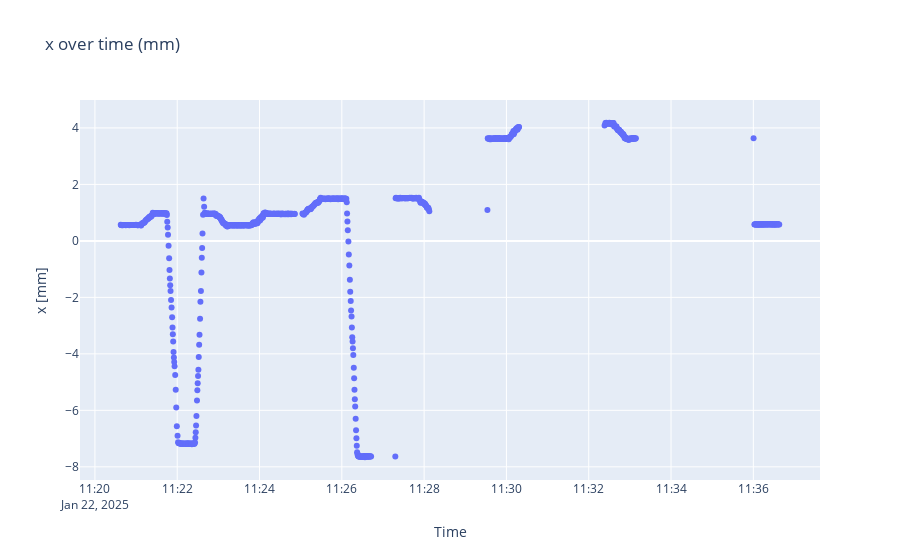
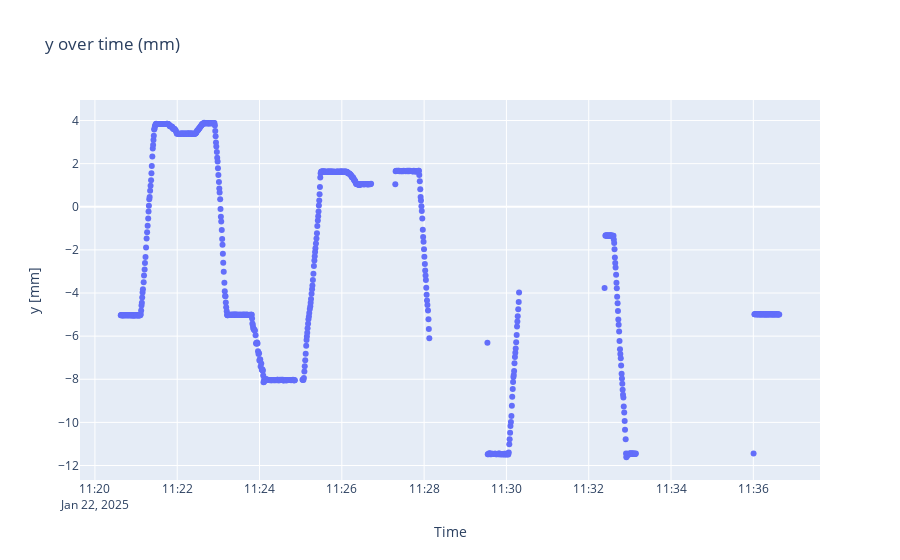
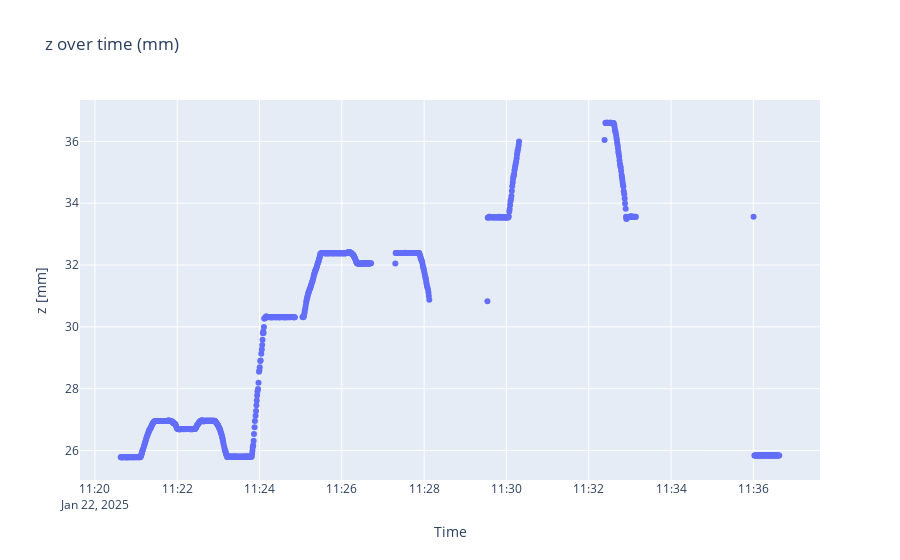

Write notebook code for charts like these, in order.
### Code cell
locplots(locpred, timestamps)

### Figure 1 — Plotly figure (JSON) as saved in the notebook; plotly's stock layout.template omitted (floating-point values rounded to 4 significant figures; data arrays with more than 128 entries replaced by an {"elided": "..."} marker saying what was removed)
{"data": [{"mode": "markers", "type": "scatter", "x": {"elided": "881 str values"}, "y": {"elided": "881 float values"}}], "layout": {"title": {"text": "x over time (mm)"}, "xaxis": {"title": {"text": "Time"}}, "yaxis": {"scaleanchor": "y", "title": {"text": "x [mm]"}}}}

### Figure 2 — Plotly figure (JSON) as saved in the notebook; plotly's stock layout.template omitted (floating-point values rounded to 4 significant figures; data arrays with more than 128 entries replaced by an {"elided": "..."} marker saying what was removed)
{"data": [{"mode": "markers", "type": "scatter", "x": {"elided": "881 str values"}, "y": {"elided": "881 float values"}}], "layout": {"title": {"text": "y over time (mm)"}, "xaxis": {"title": {"text": "Time"}}, "yaxis": {"scaleanchor": "y", "title": {"text": "y [mm]"}}}}

### Figure 3 — Plotly figure (JSON) as saved in the notebook; plotly's stock layout.template omitted (floating-point values rounded to 4 significant figures; data arrays with more than 128 entries replaced by an {"elided": "..."} marker saying what was removed)
{"data": [{"mode": "markers", "type": "scatter", "x": {"elided": "881 str values"}, "y": {"elided": "881 float values"}}], "layout": {"title": {"text": "z over time (mm)"}, "xaxis": {"title": {"text": "Time"}}, "yaxis": {"scaleanchor": "y", "title": {"text": "z [mm]"}}}}
